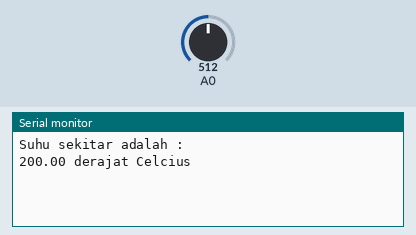
A sketch run on a simulated Arduino Uno, built with avr-gcc and run on an emulated ATmega328P. On the bench: the last lines printed to the serial monitor. Inputs (shaded band) come from the test bench; at power-on: A0 = 512.

Above: at 1.2 s.
1.3 s: A0 set to 716
At 2.6 s:
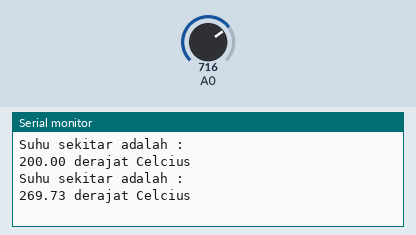
2.8 s: A0 set to 900
At 3.8 s:
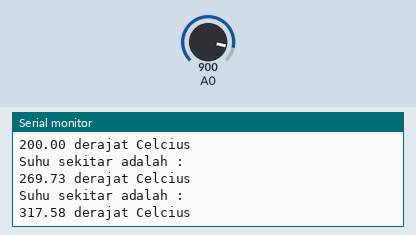
Timing chart, 0 to 5.8 s (numbered marks = the images above; inputs shaded):
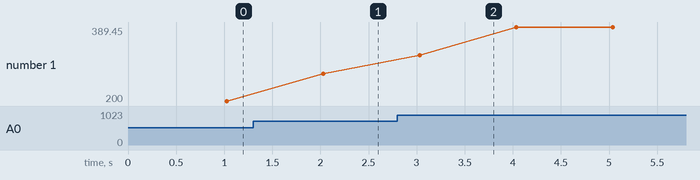

The sketch:

mcp9700_suhu.ino
```cpp
void setup() {
    // initialize the serial port
    Serial.begin(9600);
}

void loop() {
    float temperature = 0.0;   // stores the calculated temperature
    int sample;                // counts through ADC samples
    float ten_samples = 0.0;   // stores sum of 10 samples

    // take 10 samples from the MCP9700
    for (sample = 0; sample < 10; sample++) {
        // convert A0 value to temperature
        temperature = ((float)analogRead(A0) * 5.0 / 1024.0) - 0.5;
        temperature = temperature / 0.01;
        // sample every 0.1 seconds
        delay(100);
        // sum of all samples
        ten_samples = ten_samples + temperature;
    }
    // get the average value of 10 temperatures
    temperature = ten_samples / 10.0;
    // send temperature out of serial port
    Serial.println("Suhu sekitar adalah :");
    Serial.print(temperature);
    Serial.println(" derajat Celcius");
    ten_samples = 0.0;
}
```

Measured:
- after the input at 1.3 s, the serial monitor: prints a new line after 0.73 s (image 1)
- after the input at 2.8 s, the serial monitor: prints a new line after 0.23 s (image 2)
- plotted number 1: 200 → 269.73 after the input at 1.3 s, 269.73 → 389.45 after the input at 2.8 s
